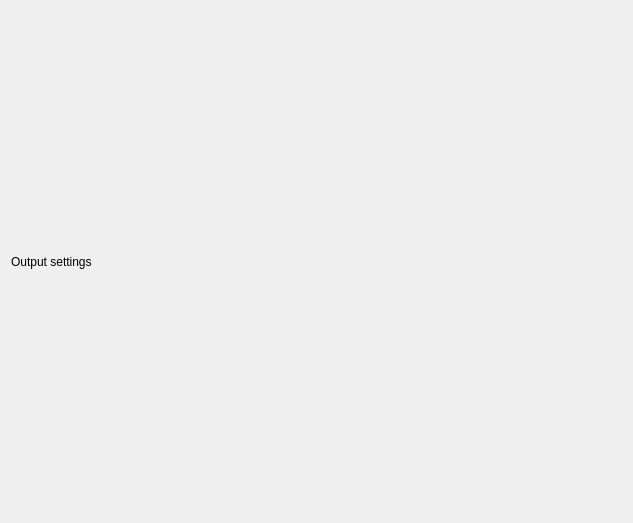
<?xml version="1.0" encoding="UTF-8"?>
<ui version="4.0">
 <class>OutputSettingPage</class>
 <widget class="QWidget" name="OutputSettingPage">
  <property name="geometry">
   <rect>
    <x>0</x>
    <y>0</y>
    <width>633</width>
    <height>523</height>
   </rect>
  </property>
  <property name="windowTitle">
   <string>Form</string>
  </property>
  <layout class="QHBoxLayout" name="horizontalLayout">
   <item>
    <widget class="QLabel" name="label">
     <property name="text">
      <string>Output settings</string>
     </property>
    </widget>
   </item>
  </layout>
 </widget>
 <resources/>
 <connections/>
</ui>
